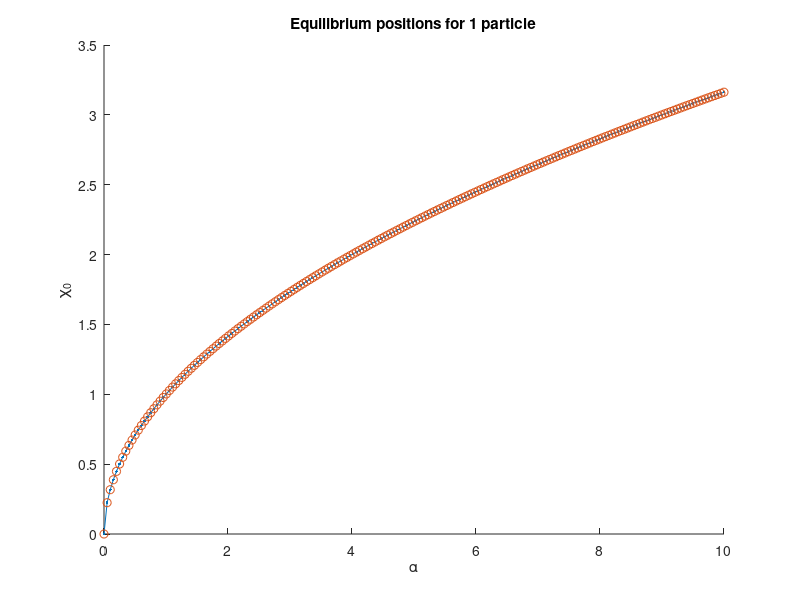
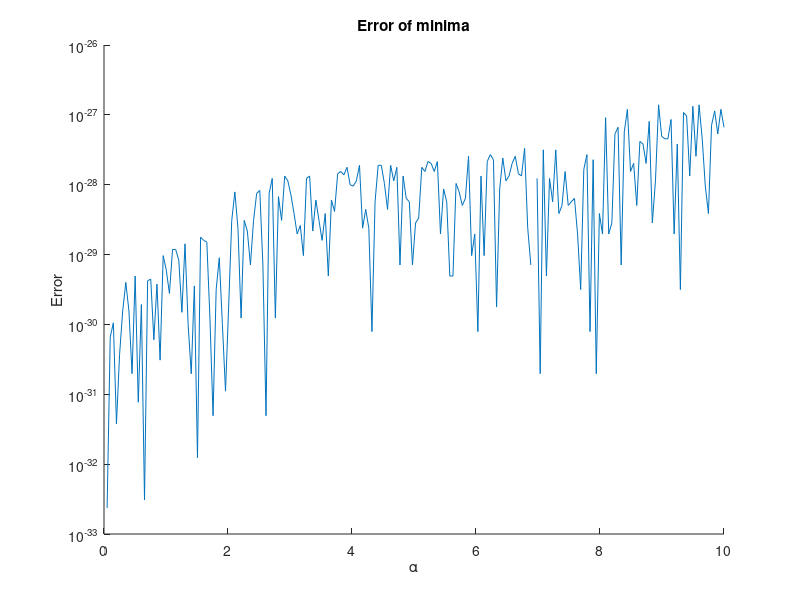
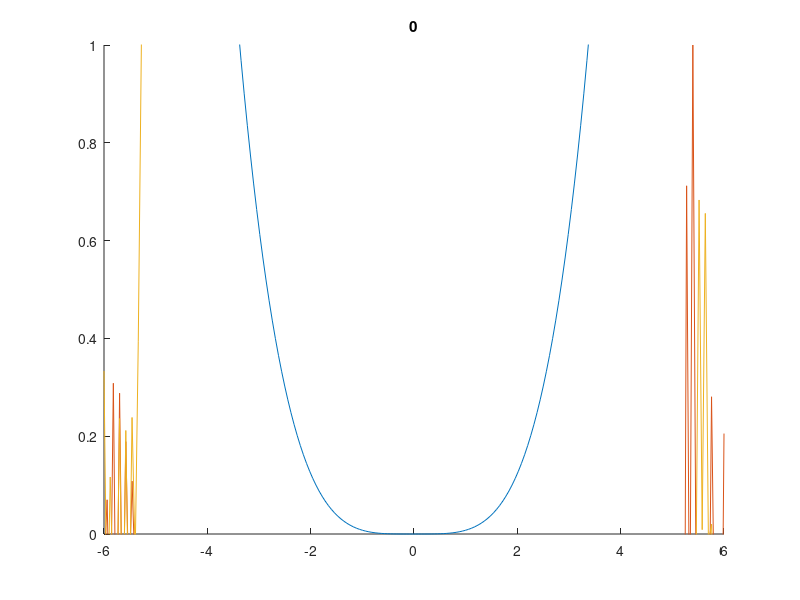

Here is the MATLAB script that generated these plots, in order: (Note: this script raises an error after producing the figures.)
clc
clear all

disp('1 particle tunneling splitting calculation.')


%% 1 particle Equilibrium positions

Nx = 200;
alpha = linspace(0, 10, Nx);

Eq_Pos = [];

for i = 1:Nx
    a = alpha(i);
    Potential = @(x) 0.25 * (x^2 - a)^2;
    % options = optimset('Display','iter','PlotFcns',@optimplotfval, 'TolFun', 1e-8, 'TolX', 1e-8);
    options = optimset('TolFun', 1e-14, 'TolX', 1e-14, 'MaxFunEvals', 10^9, 'MaxIter', 10^9);
    x_start = 0;
    [x0, fval0] = fminsearch(Potential, x_start, options);
    Eq_Pos(i) = x0;
    Error(i)    = fval0;
end

disp('Done with 1 particle')

figure(1)
clf(figure(1))
hold on
title('Equilibrium positions for 1 particle')
xlabel('\alpha')
ylabel('\chi_0')
plot(alpha, Eq_Pos, '.-')
plot(alpha, sqrt(alpha), 'o')
hold off

figure(2)
clf(figure(2))
hold on
title('Error of minima')
xlabel('\alpha')
ylabel('Error')
plot(alpha, Error)
% plot(alpha, (Eq_pos - sqrt(alpha)))
set(gca, 'Yscale', 'log')
hold off

%% Creating the potnential
for alphaInd = 1 : length(alpha)
    a = alpha(alphaInd);

    S   = linspace(-6, 6, Nx);
    dx  = S(2) - S(1);
    V   = 0.25 * (S.^2 - a).^2;

%     figure(3)
%     clf(figure(3))
%     hold on
%     title('Potentail')
%     xlabel('x')
%     ylabel('V(x)')
%     plot(S, V/max(V))
%     hold off
    
    PotentialMtx = sparse(diag(V));
    for i = 2:Nx
        K = 1/(2 * dx^2);
        KineticMtx(i - 1, i) = -K;
        KineticMtx(i, i - 1) = -K;
    end
    Hamiltonian = PotentialMtx + sparse(KineticMtx);

    [Psi, E]    = eig(full(Hamiltonian));
    E           = diag(E);

    figure(4)
    clf(figure(4))
    hold on
    title(a)
%     xlim([S(1) S(end)])
    ylim([0 1])
    plot(S, 10*V/max(V))
    plot(S, Psi(:, 1)/max(Psi(:, 1)))
    plot(S, Psi(:, 2)/max(Psi(:, 1)))
    yline(0)
    
    Fr = getframe(gcf);
    [Im(:, :, 1, alphaInd), Map] = rgb2ind(Fr.cdata, 8);

    hold off

    Split(alphaInd, 1) = E(2) - E(1);
    Split(alphaInd, 2) = a;

end
%%
imwrite(Im, Map, 'OneParticle.gif', 'DelayTime', 0, 'LoopCount', inf)

%%
figure(5)
clf(figure(5))
hold on
plot(Split(2:end, 2), Split(2:end, 1))
xline([0 0.0725 0.6])
set(gca, 'Yscale', 'log')
hold off
data(:, 1) = alpha;
data(:, 2) = Split(:, 1);

name = ['EDSplitting_1_particle_Nx_' num2str(Nx)];
save(name, 'data');
